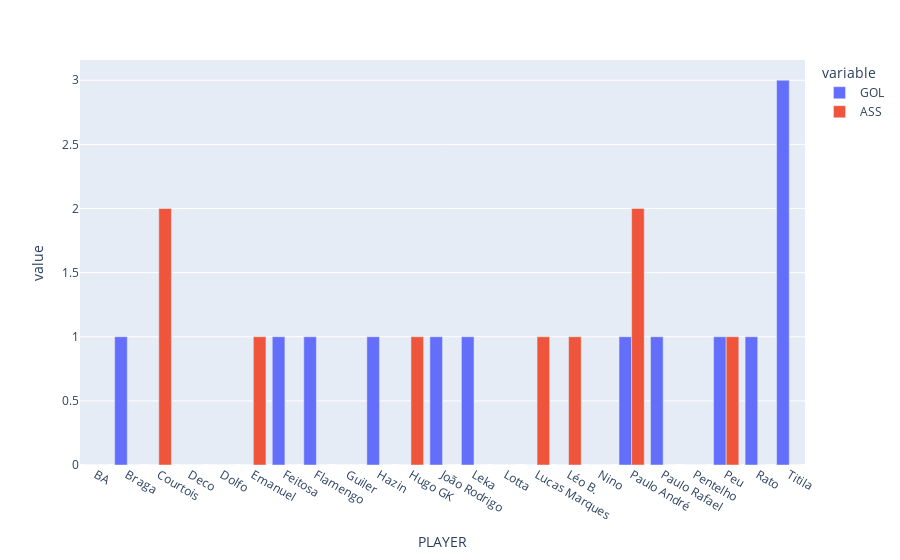

Here is the notebook cell this chart was saved with:
### Code cell
px.bar(data_frame=df_target, x='PLAYER', y=['GOL', 'ASS'], barmode='group')

### Figure 1 — Plotly figure (JSON) as saved in the notebook; plotly's stock layout.template omitted (floating-point values rounded to 4 significant figures)
{"data": [{"alignmentgroup": "True", "hovertemplate": "variable=GOL<br>PLAYER=%{x}<br>value=%{y}<extra></extra>", "legendgroup": "GOL", "marker": {"color": "#636efa", "pattern": {"shape": ""}}, "name": "GOL", "offsetgroup": "GOL", "orientation": "v", "showlegend": true, "textposition": "auto", "type": "bar", "x": ["BA", "Braga", "Courtois", "Deco", "Dolfo", "Emanuel", "Feitosa", "Flamengo", "Guiler", "Hazin", "Hugo GK", "João Rodrigo", "Leka", "Lotta", "Lucas Marques", "Léo B.", "Nino", "Paulo André", "Paulo Rafael", "Pentelho", "Peu", "Rato", "Titila"], "xaxis": "x", "y": [0, 1, 0, 0, 0, 0, 1, 1, 0, 1, 0, 1, 1, 0, 0, 0, 0, 1, 1, 0, 1, 1, 3], "yaxis": "y"}, {"alignmentgroup": "True", "hovertemplate": "variable=ASS<br>PLAYER=%{x}<br>value=%{y}<extra></extra>", "legendgroup": "ASS", "marker": {"color": "#EF553B", "pattern": {"shape": ""}}, "name": "ASS", "offsetgroup": "ASS", "orientation": "v", "showlegend": true, "textposition": "auto", "type": "bar", "x": ["BA", "Braga", "Courtois", "Deco", "Dolfo", "Emanuel", "Feitosa", "Flamengo", "Guiler", "Hazin", "Hugo GK", "João Rodrigo", "Leka", "Lotta", "Lucas Marques", "Léo B.", "Nino", "Paulo André", "Paulo Rafael", "Pentelho", "Peu", "Rato", "Titila"], "xaxis": "x", "y": [0, 0, 2, 0, 0, 1, 0, 0, 0, 0, 1, 0, 0, 0, 1, 1, 0, 2, 0, 0, 1, 0, 0], "yaxis": "y"}], "layout": {"barmode": "group", "legend": {"title": {"text": "variable"}, "tracegroupgap": 0}, "margin": {"t": 60}, "xaxis": {"anchor": "y", "domain": [0, 1], "title": {"text": "PLAYER"}}, "yaxis": {"anchor": "x", "domain": [0, 1], "title": {"text": "value"}}}}
